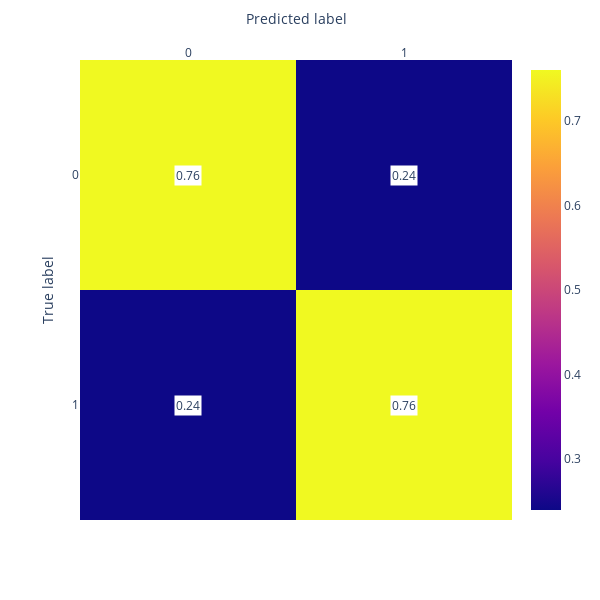

The code cell stored with this chart in its notebook:
### Code cell
# Matriz de confusión
matrix=confusion_matrix(Ytest,Ypred,normalize='true'
)
z=[matrix[0].round(2),matrix[1].round(2)]
fig = px.imshow(z, aspect="auto",labels=dict(x="Predicted label", y="True label"),x=["0", "1"],y=["0", "1"]
)

#axis_template = dict(showticklabels = False,ticks = '')
fig.update_layout(height=600,width=600,#title="Matriz de confusión normalizada",
# xaxis = axis_template,yaxis = axis_template,
)
fig.update_xaxes(side="top")
for i,r in enumerate(matrix):
    for k,c in enumerate(r):
        fig.add_annotation(x=k,y=i,
                           text='{}'.format(round(c,2)),
                           showarrow=False, bgcolor="white"
    )
                          
fig.show()

### Figure 1 — Plotly figure (JSON) as saved in the notebook; plotly's stock layout.template omitted (floating-point values rounded to 4 significant figures)
{"data": [{"coloraxis": "coloraxis", "hovertemplate": "Predicted label: %{x}<br>True label: %{y}<br>color: %{z}<extra></extra>", "name": "0", "type": "heatmap", "x": ["0", "1"], "xaxis": "x", "y": ["0", "1"], "yaxis": "y", "z": [[0.76, 0.24], [0.24, 0.76]]}], "layout": {"annotations": [{"bgcolor": "white", "showarrow": false, "text": "0.76", "x": 0, "y": 0}, {"bgcolor": "white", "showarrow": false, "text": "0.24", "x": 1, "y": 0}, {"bgcolor": "white", "showarrow": false, "text": "0.24", "x": 0, "y": 1}, {"bgcolor": "white", "showarrow": false, "text": "0.76", "x": 1, "y": 1}], "coloraxis": {"colorscale": [[0, "#0d0887"], [0.1111, "#46039f"], [0.2222, "#7201a8"], [0.3333, "#9c179e"], [0.4444, "#bd3786"], [0.5556, "#d8576b"], [0.6667, "#ed7953"], [0.7778, "#fb9f3a"], [0.8889, "#fdca26"], [1, "#f0f921"]]}, "height": 600, "margin": {"t": 60}, "width": 600, "xaxis": {"anchor": "y", "domain": [0, 1], "side": "top", "title": {"text": "Predicted label"}}, "yaxis": {"anchor": "x", "autorange": "reversed", "domain": [0, 1], "title": {"text": "True label"}}}}
